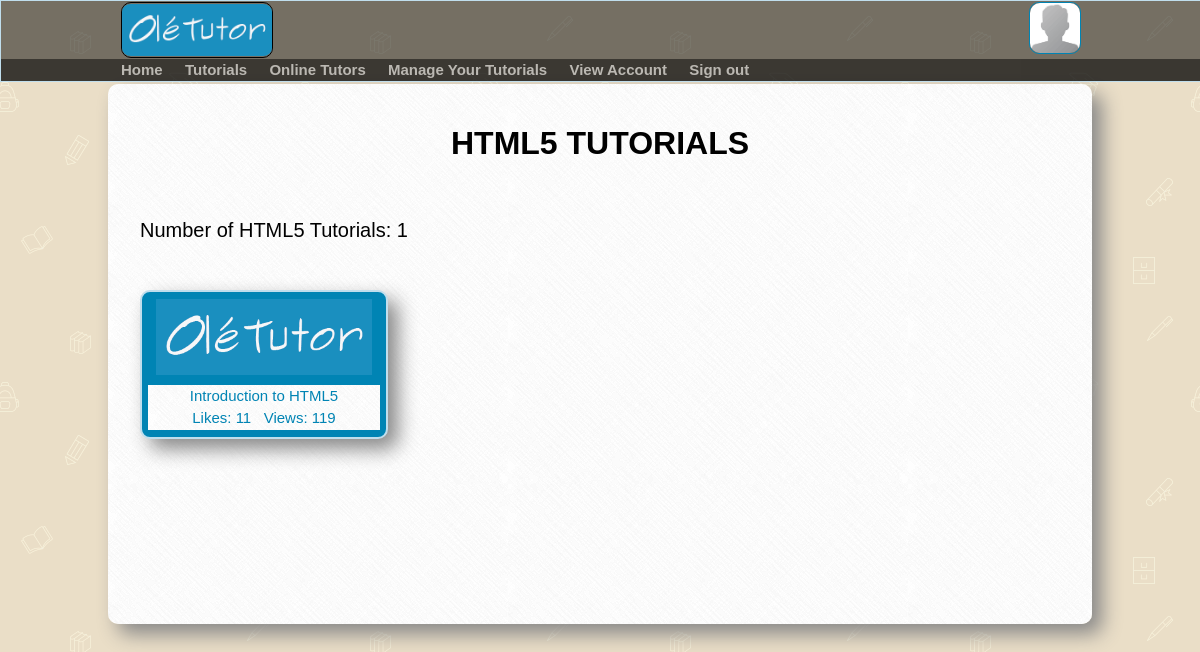
Screenshot of /Student/subjectTutorials.php?sub=2 (signed in) with the database file from the repository.
### tables this page shows
CREATE TABLE IF NOT EXISTS `subject` (
`id` int(11) NOT NULL,
  `name` text,
  `Area_of_study` int(11) DEFAULT NULL
);

CREATE TABLE IF NOT EXISTS `tutorial` (
`Tutorial_id` int(11) NOT NULL,
  `Subject` int(11) DEFAULT NULL,
  `Url` varchar(2083) DEFAULT NULL,
  `Title` varchar(100) DEFAULT NULL,
  `AdminCreator` varchar(60) DEFAULT NULL,
  `StudentCreator` varchar(60) DEFAULT NULL,
  `Description` longtext,
  `Date_created` timestamp NOT NULL DEFAULT CURRENT_TIMESTAMP,
  `Likes` bigint(20) DEFAULT NULL,
  `TutViews` bigint(20) DEFAULT NULL,
  `VerifyStatus` int(1) DEFAULT NULL
);

### Student/subjectTutorials.php (the view, shortened to what this page needs)
<!DOCTYPE html PUBLIC "-//W3C//DTD XHTML 1.0 Transitional//EN" "http://www.w3.org/TR/xhtml1/DTD/xhtml1-transitional.dtd">
<html xmlns="http://www.w3.org/1999/xhtml">
<head>
<?php include 'student_header.php'; ?>
    <div class="content">
	<?php
		$query = mysql_query("SELECT A.Tutorial_id AS id, A.Title AS title, A.Date_created AS date, A.Description AS description, A.Likes AS likes, A.TutViews AS views, B.name AS subject, D.area AS expertise FROM tutorial AS A
		INNER JOIN subject AS B ON B.id = A.Subject
		INNER JOIN areaofstudy AS D ON D.id = B.Area_of_study
		WHERE A.subject='" . $_GET['sub'] . "'
		ORDER BY date ASC");
		$count = mysql_num_rows($query);
		$getName = mysql_query("SELECT name FROM subject WHERE id='" . $_GET['sub'] . "'");
		$nameCount = mysql_num_rows($getName);
		if($nameCount > 0){
			while($nameRow = mysql_fetch_array($getName)){
				$subject = $nameRow['name'];
			}
		}
		echo "<h1>" . $subject ." Tutorials</h1><p>Number of " . $subject ." Tutorials: ".$nameCount."</p>";
		if($count > 0){
			while($row = mysql_fetch_array($query)){
				$likes = $row['likes'];
				echo "<a class='studTuts' href='AdmintutSelected.php?id=" . $row['id'] ."' title='Play Tutorial'><div class='tutDisplay'>
				<img id='tutImg' src='../css/logoOleTutor.png' name='" . $row['title'] ."' />
				<p>" . $row['title'] ."<br>Likes: " . $likes . "&nbsp;&nbsp;&nbsp;Views: " . $row['views'] . "
				<div class='playMedia'>
					Play Tutorial
				</div>
				</div></a>";
			}
		}else{
			echo "<p>There are no tutorials on this Subject</p>";
		}
	?>
    </div>

### css/main_layout.css (style rules this page uses)
body { margin:0px; background-image: url('school.png'); background-repeat: repeat; font-family: "Comic Sans MS", cursive, sans-serif; }
h1 { text-align: center; text-transform: uppercase; margin-bottom:5%; }
p { text-align: justify; line-height: 200%; font-size: 20px; padding-left:20px; padding-right:20px; }
a { font-size:15px; color:#0084b4; text-decoration:none; cursor: pointer; cursor: hand; }
.tutDisplay { width:25%; max-width:250px; margin:20px; background-color:#0084b4; text-align:center; float: left; border-radius: 10px; box-shadow: 10px 10px 20px #888888; border:2px solid #c0deed; padding:2px; overflow:auto; cursor: hand; cursor: pointer; }
.tutDisplay > #tutImg { width:90%; margin:5px auto; }
.tutDisplay > p { background-image: url('crossword.png'); background-repeat: repeat; margin:5px auto; width:80%; line-height:150%; font-size:15px; text-align:center; }
.content { background-image: url('crossword.png'); background-repeat: repeat; width:70%; min-width:960px; min-height:500px; overflow:auto; padding-top:20px; padding-bottom:20px; padding-left:1%; padding-right:1%; margin-top:7%; margin-left:auto; margin-right:auto; margin-bottom:2%; border-radius: 10px; box-shadow: 10px 10px 20px #888888; }

### rows the page displays
subject: name "HTML5"
tutorial: Title "Introduction to HTML5", Likes "11", TutViews "119"

### other values shown
$nameCount "1"
